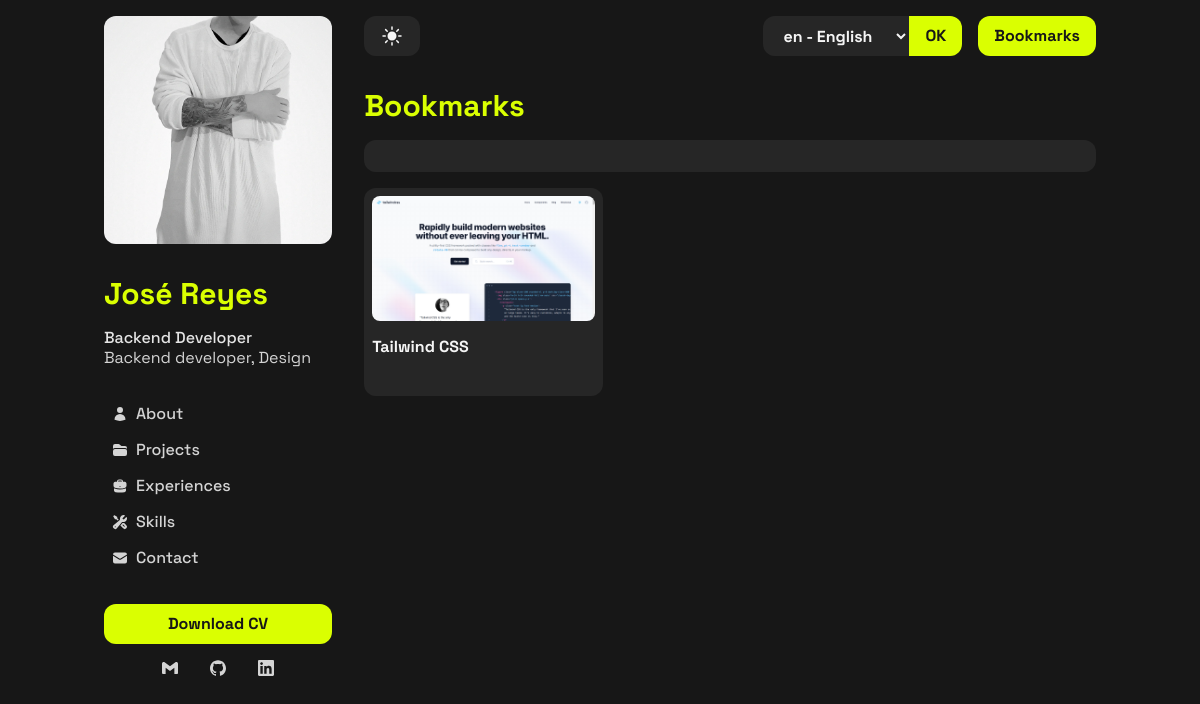
The app's page /bookmarks/ with its own data.
### apps/base/models.py (models this page shows, shortened)
class Portfolio(models.Model):
    full_name = models.CharField(_("Full Name"), max_length=100)
    specialization = models.CharField(_("Specialization"), max_length=255)
    bio = models.TextField(_("Bio"))
    about_me = models.TextField(_("About Me"))
    gmail = models.URLField(_("Gmail"), blank=True)
    github = models.URLField(_("GitHub"), blank=True)
    linkedin = models.URLField(_("LinkedIn"), blank=True)
    image_file = models.ImageField(_("Image File"), upload_to='portfolio/')
    resume_file = models.FileField(_("Resume File"), upload_to='portfolio/', null=True, blank=True)
    class Meta:
        verbose_name = _("Portfolio")
        verbose_name_plural = _("Portfolio")

### apps/bookmarks/models.py (models this page shows, shortened)
class Bookmark(models.Model):
    name = models.CharField(_("Name"), max_length=100)
    description = models.TextField(_("Description"), blank=True)
    website = models.URLField(_("Website"))
    image = models.ImageField(_("Image"), upload_to="bookmarks/")
    status = models.BooleanField(_("Status"), default=True)
    class Meta:
        verbose_name = _("Bookmark")
        verbose_name_plural = _("Bookmarks")

### apps/bookmarks/views.py (the view)
# urls.py: path("", BookmarksListView.as_view(), name="bookmark_list"),
class BookmarksListView(ListView):
    model = Bookmark
    template_name = "bookmarks/bookmark_list.html"
    context_object_name = "bookmarks"
    paginate_by = 12
    def get_queryset(self):
        queryset = Bookmark.objects.filter(status=True)
        return queryset

### apps/base/context_processors.py (called while the page is built)
def portfolio_context(_request):
    portfolio = Portfolio.objects.first()
    return {"portfolio": portfolio}

### templates/bookmarks/bookmark_list.html (shortened to what this page needs)
{% extends 'layouts/base.html' %}{% load i18n %}
{% block content %}
<section class="section">
  <h2 class="section__title">{% translate "Bookmarks" %}</h2>
  <nav class="box"></nav>
  {% for bookmark in bookmarks %}
  <section class="bookmark__grid">
    <article class="bookmark">
      <a href="{{ bookmark.website }}" target="_blank" class="section">
        <img src="{{ bookmark.image.url }}" alt="{{ bookmark.name }}" class="rounded-lg">
        <span class="text__bold block">{{ bookmark.name }}</span>
      </a>
    </article>
  </section>
  {% endfor %}
</section>
{% endblock %}

### templates/includes/sidebar.html (shortened to what this page needs)
{% load static i18n %}
<aside id="sidebar" class="sidebar">
  <figure>
    <img src="{{ portfolio.image_file.url }}" alt="{{ portfolio.full_name }}" class="sidebar__avatar">
  </figure>
  <div class="section">
    <h1 class="section__title">{{ portfolio.full_name }}</h1>
    <span class="text__medium block">{{ portfolio.specialization }}</span>
    <span>{{ portfolio.bio }}</span>
  </div>
  <nav class="sidebar__nav">
    <ul class="space-y-2">
      <li>
        <a href="{% url 'home:landing_view' %}#about-section" class="sidebar__link">
          <span>{% translate "About" %}</span>
        </a>
      </li>
      <li>
        <a href="{% url 'home:landing_view' %}#projects-section" class="sidebar__link">
          <span>{% translate "Projects" %}</span>
        </a>
      </li>
      <li>
        <a href="{% url 'home:landing_view' %}#experiences-section" class="sidebar__link">
          <span>{% translate "Experiences" %}</span>
        </a>
      </li>
      <li>
        <a href="{% url 'home:landing_view' %}#skills-section" class="sidebar__link">
          <span>{% translate "Skills" %}</span>
        </a>
      </li>
      <li>
        <a href="{% url 'home:landing_view' %}#contact-section" class="sidebar__link">
          <svg xmlns="http://www.w3.org/2000/svg" viewBox="0 0 24 24" fill="currentColor" class="icon">
            <path d="M1.5 8.67v8.58a3 3 0 0 0 3 3h15a3 3 0 0 0 3-3V8.67l-8.928 5.493a3 3 0 0 1-3.144 0L1.5 8.67Z" />
            <path d="M22.5 6.908V6.75a3 3 0 0 0-3-3h-15a3 3 0 0 0-3 3v.158l9.714 5.978a1.5 1.5 0 0 0 1.572 0L22.5 6.908Z" />
          </svg>
          <span>{% translate "Contact" %}</span>
        </a>
      </li>
    </ul>
  </nav>
  <div class="space-y-2">
    {% if portfolio.resume_file %}
    <a href="{{ portfolio.resume_file.url }}" role="button" target="_blank" class="btn btn--primary">{% translate "Download CV" %}</a>
    {% else %}
    <a href="#" role="button" class="btn btn--primary">{% translate "No Resume Available" %}</a>
    {% endif %}
    <div class="flex justify-center">
      <a href="{{ portfolio.gmail }}" role="button" title="Gmail" target="_blank" class="sidebar__link--box" rel="noopener noreferrer">
      </a>
      <a href="{{ portfolio.github }}" role="button" title="GitHub" target="_blank" class="sidebar__link--box" rel="noopener noreferrer">
      </a>
      <a href="{{ portfolio.linkedin }}" role="button" title="LinkedIn" target="_blank" class="sidebar__link--box" rel="noopener noreferrer">
      </a>
    </div>
  </div>
</aside>

### records on screen
Portfolio: image_file (placeholder picture), full_name "José Reyes", specialization "Backend Developer", bio "Backend developer, Design"
Bookmark: image (picture), name "Tailwind CSS"

### other values on screen
form field language "en - English"
